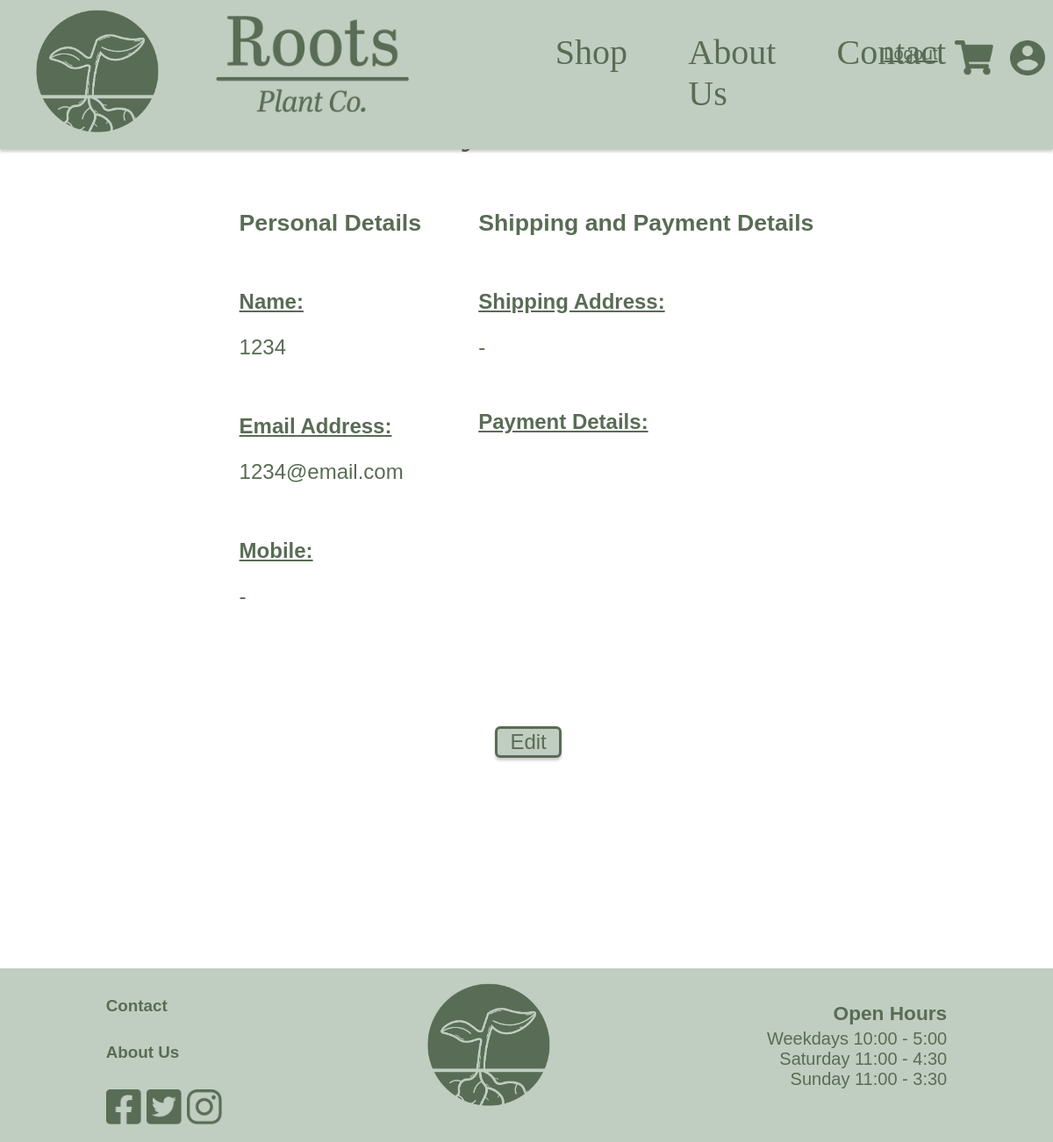
The app's page /accountDetails (signed in), older data.
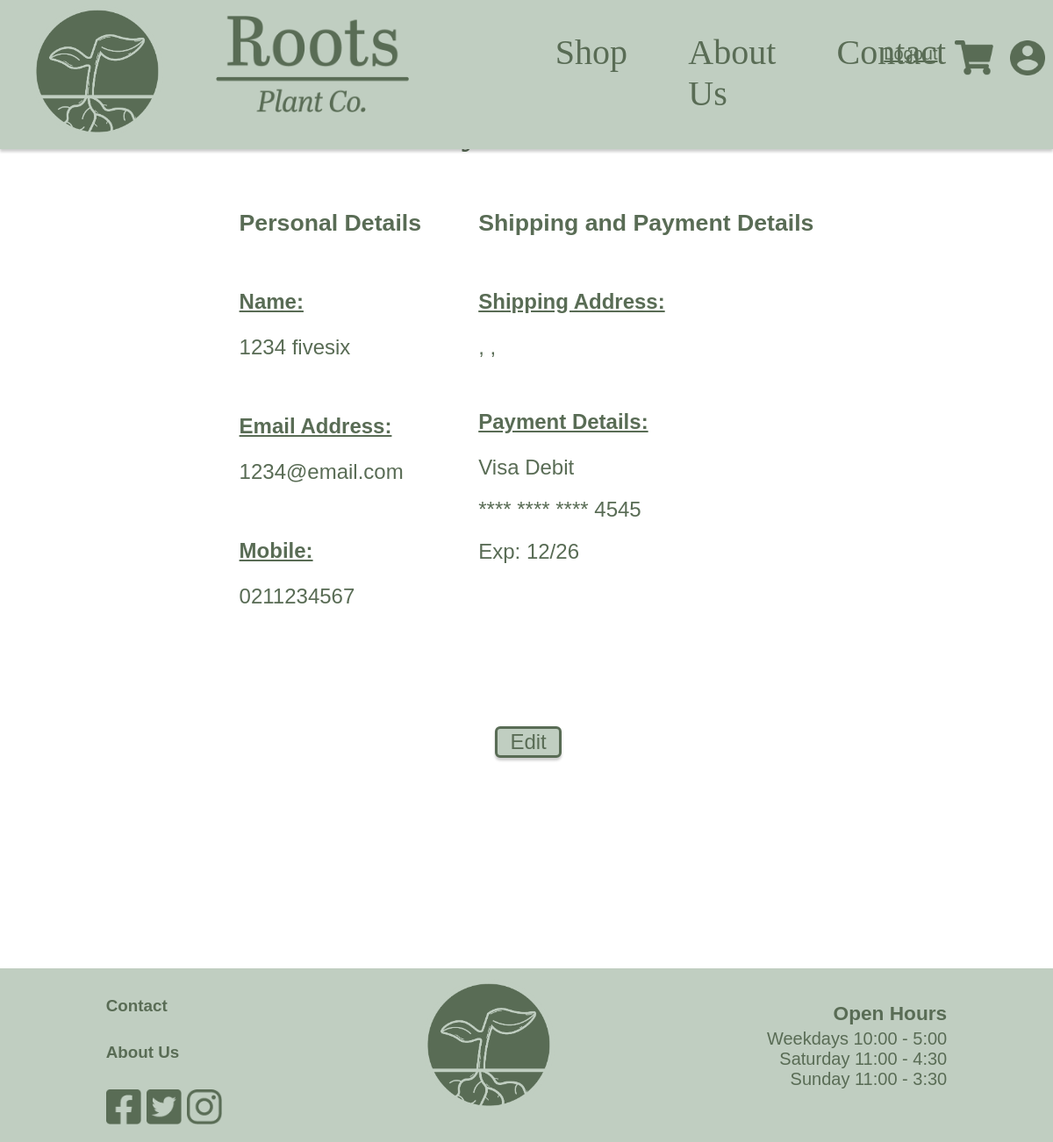
The same page, newer data.
### Website/models.py (models this page shows)
class AccountDetails(db.Model):
    __tablename__ = 'AccountDetails'
    userId = db.Column(db.Integer, db.ForeignKey('user.id'), primary_key=True)
    firstName = db.Column(db.String(150))
    lastName = db.Column(db.String(150), nullable=True)
    email = db.Column(db.String(150), nullable=True)
    mobileNo = db.Column(db.String(15), nullable=True)
    addressHouseNo = db.Column(db.String, nullable=True)
    addressStreetName = db.Column(db.String, nullable=True)
    addressSuburb = db.Column(db.String, nullable=True)
    addressCity = db.Column(db.String, nullable=True)
    addressPostCode = db.Column(db.String, nullable=True)
    paymentCardNo = db.Column(db.String(4), nullable=True)
    paymentCardCvc = db.Column(db.Integer, nullable=True)
    paymentCardExp = db.Column(db.String, nullable=True)
    user = db.relationship('User', backref=db.backref('AccountDetails', uselist=False))

### Website/views.py (the view)
@views.route('/accountDetails')
@login_required
def accountDetails():
    userId = current_user.id
    user = User.query.filter_by(id=userId).first()
    accountDetails = db.session.query(AccountDetails).filter_by(userId=userId).first()
    if accountDetails.paymentCardNo:
        masked_card = "**** **** **** " + accountDetails.paymentCardNo[-4:]
    else:
        masked_card = None
    return render_template('accountDetails.html', user=user, accountDetails=accountDetails, masked_card=masked_card)

### Website/templates/accountDetails.html (shortened to what this page needs)
{% extends "navBase.html" %}
{% block content %}
    <link rel="stylesheet" href="{{ url_for('static', filename='css/accountDetails.css') }}">
        <h3 class="myAccountHeading" align="center" >My Account</h3>
        <div class="detailsMain">
            <div class="detailsGroupBody">
                <h1>Personal Details</h1>
                <div class="detailsGroup">
                    <p class="detailsFlexLabel">Name:</p>
                    {% if accountDetails.lastName == None or accountDetails.lastName == "None" %}
                    <h2>{{ accountDetails.firstName }} </h2>
                    {% else %}
                    <h2>{{ accountDetails.firstName }} {{ accountDetails.lastName }}</h2>
                    {% endif %}
                </div>
                <div class="detailsGroup">
                    <p class="detailsFlexLabel">Email Address:</p>
                    <h2>{{ accountDetails.email }} </h2>
                </div>
                <div class="detailsGroup">
                    <p class="detailsFlexLabel">Mobile:</p>
                    {% if accountDetails.mobileNo == None or accountDetails.mobileNo == "None" %}
                    <h2> - </h2>
                    {% else %}
                    <h2>{{ accountDetails.mobileNo }} </h2>
                    {% endif %}
                </div>
            </div>
            <div class="detailsGroupBody">
                <h1>Shipping and Payment Details</h1>
                <div class="shipPayGroup">
                    <p class="detailsFlexLabel">Shipping Address:</p>
                    {% if accountDetails.addressHouseNo == None or accountDetails.addressHouseNo == "None" %}
                    <h2> - </h2>
                    {% else %}
                    <h2>{{ accountDetails.addressHouseNo }} {{accountDetails.addressStreetName }}, {{accountDetails.addressSuburb }}, {{accountDetails.addressCity }} {{accountDetails.addressPostCode }}</h2>
                    {% endif %}
                </div>
                <div class="shipPayGroup">
                    <p class="detailsFlexLabel">Payment Details:</p>
                    {% if accountDetails.paymentCardNo == None or accountDetails.paymentCardNo == "None" %}
                    <h2></h2>
                    {% else %}
                    <h2>Visa Debit </h2>
                    <h2>{{ masked_card }}</h2>
                    <h2>Exp: {{accountDetails.paymentCardExp }}</h2>
                    {% endif %}
                </div>
            </div>
        </div>
        <button type="button" align="center" class="editButton" id="editAccountDetails"><a href="/editAccountDetails">Edit</a></button>
{% endblock %}

### Website/templates/navBase.html (shortened to what this page needs)
<!DOCTYPE html>
<html>
    <head>
        <link rel="stylesheet" href="{{ url_for('static', filename='css/navBase.css') }}">
        <link rel="stylesheet" href="https://use.typekit.net/btr0hfq.css">
    </head>
    <body>
        <nav class="navBar">
            <div class="navBarMain">
                <a class="navBarLogoIcon" href="/">
                    <img height="150px" src="{{ url_for('static', filename='iconLogo.png') }}">
                </a>
                <a class="navBarLogoType" href="/">
                    <img height="110px" src="{{ url_for('static', filename='typographicLogo.png') }}">
                </a>
                <div class="navBarCategories">
                    <a class="navItem" id="shop" href="/shop">Shop</a>
                    <a class="navItem" id="aboutUs" href="/aboutUs">About Us</a>
                    <a class="navItem" id="contact" href="{{ url_for('contact.contact')}}">Contact</a>
                </div>
                {% if user.is_authenticated %}
                <div class="loggedSection">
                    <a class="loggedLinks" id="logout" href="/logout">Logout</a>
                    <a class="loggedIcons" href="/viewCart">
                        <img height="40px" src="{{ url_for('static', filename='shoppingCart.png')  }}">
                    </a>
                    <a class="loggedIcons" href="/accountDetails">
                        <img height="40px" src="{{ url_for('static', filename='accountIcon.png') }}">
                    </a>
                </div>
                {% else %}
                <div class="loginSection">
                    <a class="loginLinks" id="login" href="/login">Login</a>
                    <a class="loginLinks" id="signUp" href="/signUp">Sign up</a>
                </div>
                {% endif %}
            </div>
        </nav>
        <div class="container">
            {% block content %}
            {% endblock %}
        </div>
        <footer class="footer">
            <div class="footerMain">
                <div class="column1">
                    <a class="column1Text" href="/shop"><h5>Contact</h5></a>
                    <a class="column1Text" href="/shop"><h5>About Us</h5></a>
                    <ul class="socialMedias">
                        <li class="socialMediaItems">
                            <a href="/shop"><img height="40px" src="{{ url_for('static', filename='facebookIcon.png') }}"></a>
                        </li>
                        <li class="socialMediaItems" href="#">
                            <a href="/shop"><img height="40px" src="{{ url_for('static', filename='twitterIcon.png') }}"></a>
                        </li>
                        <li class="socialMediaItems" href="#">
                            <a href="/shop"><img height="40px" src="{{ url_for('static', filename='instaIcon.png') }}"></a>
                        </li>
                    </ul>
                </div>
                <a class="footerLogo" href="/">
                    <img height="150px" src="{{ url_for('static', filename='iconLogo.png') }}">
                </a>
                <div class="openHours">
                    <h5 class="openHoursTitle">Open Hours</h5>
                    <ul class="openHoursList">
                        <li>Weekdays 10:00 - 5:00</li>
                        <li>Saturday 11:00 - 4:30</li>
                        <li>Sunday 11:00 - 3:30</li>
                    </ul>
                </div>
            </div>
        </footer>
    </body>
</html>

### Website/static/css/navBase.css (style rules this page uses)
body, html { margin: 0%; padding: 0%; background-image: url(/static/background.jpg); background-size: cover; background-attachment: fixed; background-position: center; background-repeat: no-repeat; }
nav { height: 170px; }
.navBar { background-color: #C0CEC1; position: fixed; width: 100%; top: 0; box-shadow: 0px 3px 3px rgba(0, 0, 0, 0.2); }
.navBarMain { display: flex; }
.navBarLogoIcon { margin-top: 0.5%; margin-left: 3%; margin-right: 0%; padding: 0%; }
.navBarLogoType { margin-left: 5%; margin-right: 0%; margin-top: 1.5%; padding: 0%; }
.navBarCategories { display: flex; margin-top: 3%; margin-left: 11%; margin-right: 0%; width: 50%; padding: 0%; height: fit-content; }
.navItem { font-family: abril-titling, serif; font-style: normal; font-weight: 400; color: #596C55; font-size: 30pt; text-decoration: none; margin-left: 9%; margin-right: 9%; }
.loggedSection { margin-top: 3.5%; margin-left: 2%; display: block; width: 300px; display: flex; }
.loggedLinks { font-family: "brandon-grotesque", sans-serif; font-weight: 400; font-style: normal; color: #596C55; font-size: 15pt; margin-right: 10%; margin-top: 4%; }
.loggedIcons { margin-top: 2%; margin-right: 10%; text-decoration: none; }
.container { margin-left: 20%; margin-right: 20%; margin-top: 10%; }
.footerMain { height: 20%; display: flex; background-color: #C0CEC1; justify-content: space-around; bottom: 0; width: 100%; margin-top: 20%; }
.column1 { display: inline; }
.column1Text { font-family: "brandon-grotesque", sans-serif; font-weight: 400; font-style: normal; color: #596C55; font-size: 17pt; text-decoration: none; }
.socialMedias { display: flex; list-style: none; padding: 0%; justify-content: space-around; }
.socialMediaItems { margin-right: 5%; }
.footerLogo { margin-top: 1%; }
.openHours { font-family: "brandon-grotesque", sans-serif; font-weight: 400; font-style: normal; color: #596C55; font-size: 15pt; text-decoration: none; text-align: right; }
.openHoursTitle { margin-bottom: 2%; font-size: 17pt; }
.openHoursList { list-style: none; margin-left: 0%; padding-left: 0%; margin-top: 0%; }

### Website/static/css/accountDetails.css (style rules this page uses)
.myAccountHeading { font-family: abril-titling, serif; font-style: normal; font-weight: 400; color: #596C55; font-size: 35pt; }
.detailsMain { display: flex; justify-content: space-around; width:100%; margin-bottom: 10%; }
.detailsFlexLabel { font-family: "brandon-grotesque", sans-serif; font-weight: 600; font-style: normal; color: #596C55; font-size: 18pt; text-decoration: underline; }
.detailsGroupBody h1 { font-family: "brandon-grotesque", sans-serif; font-weight: 600; font-style: normal; color: #596C55; font-size: 20pt; margin-bottom: 60px; }
.detailsGroupBody p { font-family: "brandon-grotesque", sans-serif; font-weight: 600; font-style: normal; color: #596C55; font-size: 18pt; }
.detailsGroupBody h2 { font-family: "brandon-grotesque", sans-serif; font-weight: 400; font-style: normal; color: #596C55; font-size: 18pt; }
.detailsGroup { margin-bottom: 30%; }
.shipPayGroup { margin-bottom: 15%; }
.editButton { margin-left:45%; margin-right:45%; background-color: #C0CEC1; border: 3px solid #596C55; border-radius: 6px; box-shadow: 0px 3px 3px rgba(0, 0, 0, 0.2); padding-left: 2%; padding-right: 2%; }
.editButton a { font-family: "brandon-grotesque", sans-serif; font-weight: 400; font-style: normal; color: #596C55; font-size: 18pt; text-decoration: none; height: 100px; }

Row changes from the older to the newer data that the page shows:
changed AccountDetails "1234@email.com": lastName (not shown) → "fivesix"; mobileNo (not shown) → "0211234567"; addressHouseNo empty → empty (drawn); paymentCardNo empty → "1212 2323 3434 4545" (drawn); paymentCardExp (not shown) → "12/26"
Text that changed along with them:
{{ masked_card }}: (not shown) → "**** **** **** 4545"
text now shown: ", , Visa Debit Exp:"
